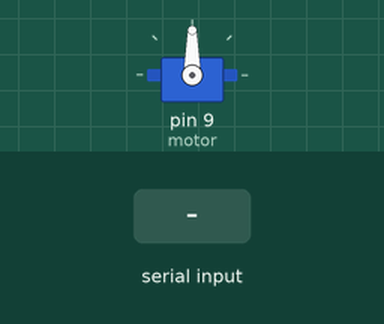
A sketch run on a simulated Arduino Uno, built with avr-gcc and run on an emulated ATmega328P. Shown: servo. Inputs (shaded band) come from the test bench.

Above: at 1.2 s.
1.3 s: "N\n" received over Serial
At 2.2 s:
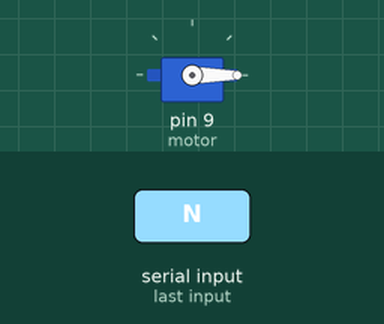
2.8 s: "Y\n" received over Serial
At 3.3 s:
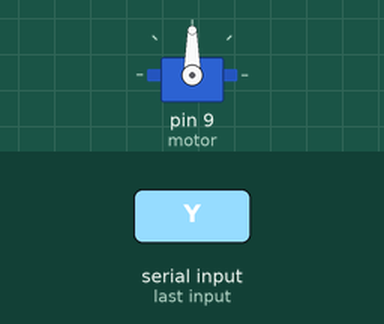
Timing chart, 0 to 5.8 s (numbered marks = the images above; inputs shaded):
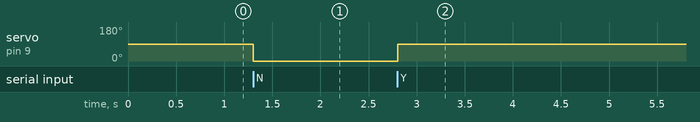

Measured:
- after the input at 1.3 s, servo on pin 9 (motor): 90° → 0° at once
- after the input at 2.8 s, servo on pin 9 (motor): 0° → 90° at once

The sketch:

Arduino_UART.ino
```cpp
#include <Servo.h>

Servo motor;
int transPin = 3;
int pos = 0;

void setup() {
  Serial.begin(9600);
  while (!Serial) {
    ;
  }
  motor.attach(9);

}

void loop() {
  char buffer[16];
  if (Serial.available() > 0) {
    int size = Serial.readBytesUntil('\n', buffer, 12);
    if (buffer[0] == 'Y') {
      motor.write(90);
      delay(15);
      digitalWrite(transPin, LOW);

    }
    if (buffer[0] == 'N') {
      motor.write(0);
    }
    delay(15);
  }
}
```
